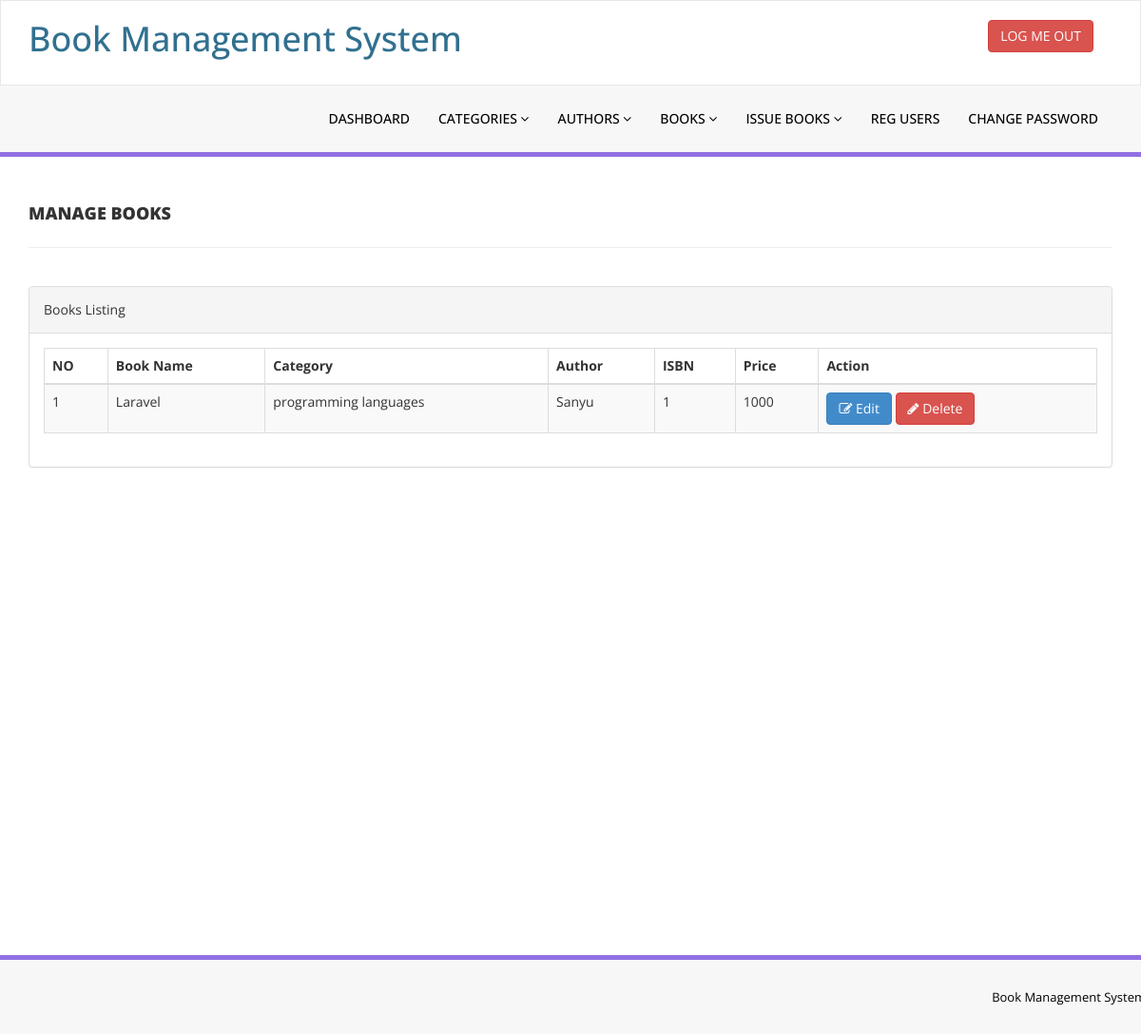
The app's page /admin/manage-books.php (signed in) with its own data.
### tables this page shows
CREATE TABLE `tblbooks` (
  `id` int(11) NOT NULL,
  `BookName` varchar(255) DEFAULT NULL,
  `CatId` int(11) DEFAULT NULL,
  `AuthorId` int(11) DEFAULT NULL,
  `ISBNNumber` int(11) DEFAULT NULL,
  `BookPrice` int(11) DEFAULT NULL,
  `RegDate` timestamp NULL DEFAULT current_timestamp(),
  `UpdationDate` timestamp NULL DEFAULT NULL ON UPDATE current_timestamp()
);

CREATE TABLE `tblcategory` (
  `id` int(11) NOT NULL,
  `CategoryName` varchar(150) DEFAULT NULL,
  `Status` int(1) DEFAULT NULL,
  `CreationDate` timestamp NULL DEFAULT current_timestamp(),
  `UpdationDate` timestamp NULL DEFAULT '0000-00-00 00:00:00' ON UPDATE current_timestamp()
);

CREATE TABLE `tblauthors` (
  `id` int(11) NOT NULL,
  `AuthorName` varchar(159) DEFAULT NULL,
  `creationDate` timestamp NULL DEFAULT current_timestamp(),
  `UpdationDate` timestamp NULL DEFAULT NULL ON UPDATE current_timestamp()
);

### admin/manage-books.php (the view, shortened to what this page needs)
<?php
include('includes/config.php');
if(strlen($_SESSION['alogin'])==0)
    {
header('location:index.php');
}
else{
    ?>
<!DOCTYPE html>
<html xmlns="http://www.w3.org/1999/xhtml">
<head>
    <link href="assets/css/bootstrap.css" rel="stylesheet" />
    <link href="assets/css/font-awesome.css" rel="stylesheet" />
    <link href="assets/js/dataTables/dataTables.bootstrap.css" rel="stylesheet" />
    <link href="assets/css/style.css" rel="stylesheet" />
</head>
<body>
    <?php include('includes/header.php');?>
    <div class="content-wrapper">
        <div class="container">
            <div class="row pad-botm">
                <div class="col-md-12">
                    <h4 class="header-line">Manage Books</h4>
                </div>
                <div class="row">
                </div>
            </div>
            <div class="row">
                <div class="col-md-12">
                    <div class="panel panel-default">
                        <div class="panel-heading">
                            Books Listing
                        </div>
                        <div class="panel-body">
                            <div class="table-responsive">
                                <table class="table table-striped table-bordered table-hover" id="dataTables-example">
                                    <thead>
                                        <tr>
                                            <th>NO</th>
                                            <th>Book Name</th>
                                            <th>Category</th>
                                            <th>Author</th>
                                            <th>ISBN</th>
                                            <th>Price</th>
                                            <th>Action</th>
                                        </tr>
                                    </thead>
                                    <tbody>
                                        <?php $sql = "SELECT tblbooks.BookName,tblcategory.CategoryName,tblauthors.AuthorName,tblbooks.ISBNNumber,tblbooks.BookPrice,tblbooks.id as bookid from  tblbooks join tblcategory on tblcategory.id=tblbooks.CatId join tblauthors on tblauthors.id=tblbooks.AuthorId";
$query = $dbh -> prepare($sql);
$query->execute();
$results=$query->fetchAll(PDO::FETCH_OBJ);
$cnt=1;
if($query->rowCount() > 0)
{
foreach($results as $result)
{               ?>
                                        <tr class="odd gradeX">
                                            <td class="center"><?php echo htmlentities($cnt);?></td>
                                            <td class="center"><?php echo htmlentities($result->BookName);?></td>
                                            <td class="center"><?php echo htmlentities($result->CategoryName);?></td>
                                            <td class="center"><?php echo htmlentities($result->AuthorName);?></td>
                                            <td class="center"><?php echo htmlentities($result->ISBNNumber);?></td>
                                            <td class="center"><?php echo htmlentities($result->BookPrice);?></td>
                                            <td class="center">
                                                <a
                                                    href="edit-book.php?bookid=<?php echo htmlentities($result->bookid);?>"><button
                                                        class="btn btn-primary"><i class="fa fa-edit "></i>
                                                        Edit</button>
                                                    <a href="manage-books.php?del=<?php echo htmlentities($result->bookid);?>"
                                                        onclick="return confirm('Are you sure you want to delete?');"" >  <button class="
                                                        btn btn-danger"><i class="fa fa-pencil"></i> Delete</button>
                                            </td>
                                        </tr>
                                        <?php $cnt=$cnt+1;}} ?>
                                    </tbody>
                                </table>
                            </div>
                        </div>
                    </div>
                </div>
            </div>
        </div>
    </div>
    <?php include('includes/footer.php');?>
</body>
</html>
<?php } ?>

### admin/assets/css/style.css (style rules this page uses)
.content-wrapper { margin-top: 40px; min-height:800px; padding-bottom:90px; }
.header-line { font-weight:900; padding-bottom:25px; border-bottom:1px solid #eeeeee; text-transform:uppercase; }
.pad-botm { padding-bottom:30px; }

### records on screen
tblbooks: BookName "Laravel", tblcategory.CategoryName "programming languages", AuthorId.AuthorName "Sanyu", ISBNNumber "1", BookPrice "1000"
